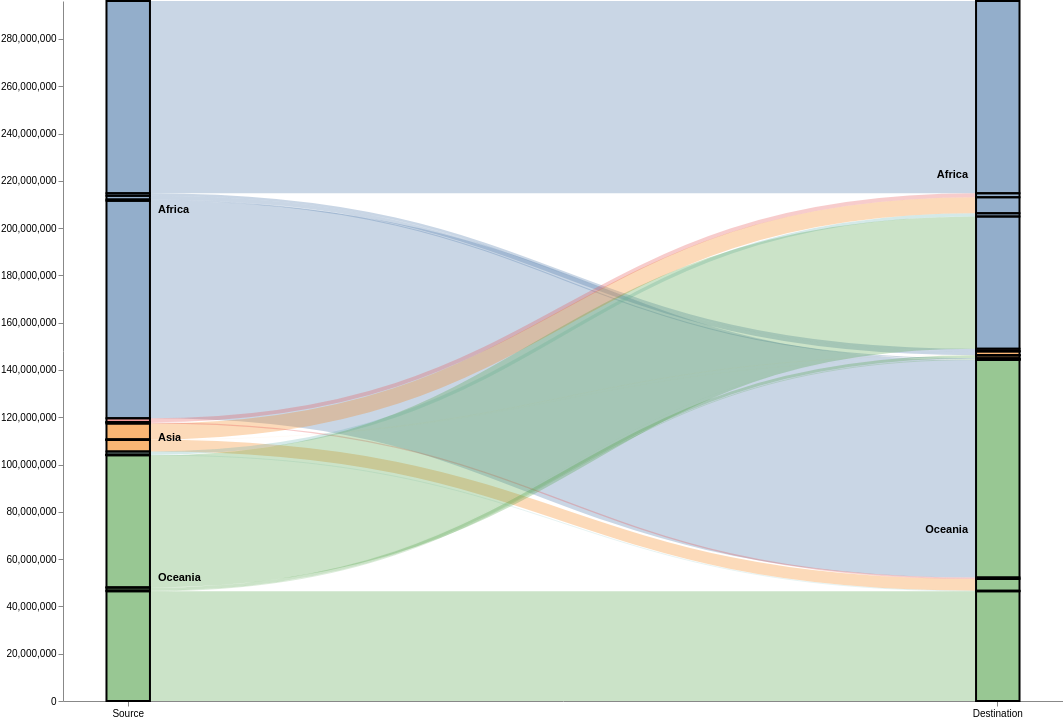

Vega-Lite specification for this chart:
### Vega specification from a JSON file in a GitHub repository (floating-point values rounded to 4 significant figures)
{"$schema": "https://vega.github.io/schema/vega/v5.2.json", "height": 700, "width": 1000, "data": [{"name": "rawData", "values": [{"key": {"stk1": "Africa", "stk2": "Africa"}, "doc_count": 81319501}, {"key": {"stk1": "Africa", "stk2": "Asia"}, "doc_count": 1608138}, {"key": {"stk1": "Africa", "stk2": "Americas"}, "doc_count": 1069668}, {"key": {"stk1": "Africa", "stk2": "Europe"}, "doc_count": 435792}, {"key": {"stk1": "Africa", "stk2": "Oceania"}, "doc_count": 92053160}, {"key": {"stk1": "Asia", "stk2": "Africa"}, "doc_count": 6801637}, {"key": {"stk1": "Asia", "stk2": "Asia"}, "doc_count": 41855}, {"key": {"stk1": "Asia", "stk2": "Americas"}, "doc_count": 6522}, {"key": {"stk1": "Asia", "stk2": "Europe"}, "doc_count": 16582}, {"key": {"stk1": "Asia", "stk2": "Oceania"}, "doc_count": 4952322}, {"key": {"stk1": "Americas", "stk2": "Africa"}, "doc_count": 1644110}, {"key": {"stk1": "Americas", "stk2": "Asia"}, "doc_count": 3949}, {"key": {"stk1": "Americas", "stk2": "Europe"}, "doc_count": 739}, {"key": {"stk1": "Americas", "stk2": "Oceania"}, "doc_count": 573946}, {"key": {"stk1": "Europe", "stk2": "Africa"}, "doc_count": 1401818}, {"key": {"stk1": "Europe", "stk2": "Asia"}, "doc_count": 5160}, {"key": {"stk1": "Europe", "stk2": "Europe"}, "doc_count": 497}, {"key": {"stk1": "Europe", "stk2": "Oceania"}, "doc_count": 239092}, {"key": {"stk1": "Oceania", "stk2": "Africa"}, "doc_count": 55922397}, {"key": {"stk1": "Oceania", "stk2": "Asia"}, "doc_count": 1225981}, {"key": {"stk1": "Oceania", "stk2": "Americas"}, "doc_count": 14887}, {"key": {"stk1": "Oceania", "stk2": "Europe"}, "doc_count": 287844}, {"key": {"stk1": "Oceania", "stk2": "Oceania"}, "doc_count": 46439364}], "transform": [{"type": "formula", "expr": "datum.key.stk1", "as": "stk1"}, {"type": "formula", "expr": "datum.key.stk2", "as": "stk2"}, {"type": "formula", "expr": "datum.doc_count", "as": "size"}]}, {"name": "nodes", "source": "rawData", "transform": [{"type": "filter", "expr": "!groupSelector || groupSelector.stk1 == datum.stk1 || groupSelector.stk2 == datum.stk2"}, {"type": "formula", "expr": "datum.stk1+datum.stk2", "as": "key"}, {"type": "fold", "fields": ["stk1", "stk2"], "as": ["stack", "grpId"]}, {"type": "formula", "expr": "datum.stack == 'stk1' ? datum.stk1+' '+datum.stk2 : datum.stk2+' '+datum.stk1", "as": "sortField"}, {"type": "stack", "groupby": ["stack"], "sort": {"field": "sortField", "order": "descending"}, "field": "size"}, {"type": "formula", "expr": "(datum.y0+datum.y1)/2", "as": "yc"}]}, {"name": "groups", "source": "nodes", "transform": [{"type": "aggregate", "groupby": ["stack", "grpId"], "fields": ["size"], "ops": ["sum"], "as": ["total"]}, {"type": "stack", "groupby": ["stack"], "sort": {"field": "grpId", "order": "descending"}, "field": "total"}, {"type": "formula", "expr": "scale('y', datum.y0)", "as": "scaledY0"}, {"type": "formula", "expr": "scale('y', datum.y1)", "as": "scaledY1"}, {"type": "formula", "expr": "datum.stack == 'stk1'", "as": "rightLabel"}, {"type": "formula", "expr": "datum.total/domain('y')[1]", "as": "percentage"}]}, {"name": "destinationNodes", "source": "nodes", "transform": [{"type": "filter", "expr": "datum.stack == 'stk2'"}]}, {"name": "edges", "source": "nodes", "transform": [{"type": "filter", "expr": "datum.stack == 'stk1'"}, {"type": "lookup", "from": "destinationNodes", "key": "key", "fields": ["key"], "as": ["target"]}, {"type": "linkpath", "orient": "horizontal", "shape": "diagonal", "sourceY": {"expr": "scale('y', datum.yc)"}, "sourceX": {"expr": "scale('x', 'stk1') + bandwidth('x')"}, "targetY": {"expr": "scale('y', datum.target.yc)"}, "targetX": {"expr": "scale('x', 'stk2')"}}, {"type": "formula", "expr": "range('y')[0]-scale('y', datum.size)", "as": "strokeWidth"}, {"type": "formula", "expr": "datum.size/domain('y')[1]", "as": "percentage"}]}], "scales": [{"name": "x", "type": "band", "range": "width", "domain": ["stk1", "stk2"], "paddingOuter": 0.05, "paddingInner": 0.95}, {"name": "y", "type": "linear", "range": "height", "domain": {"data": "nodes", "field": "y1"}}, {"name": "color", "type": "ordinal", "range": "category", "domain": {"data": "rawData", "field": "stk1"}}, {"name": "stackNames", "type": "ordinal", "range": ["Source", "Destination"], "domain": ["stk1", "stk2"]}], "axes": [{"orient": "bottom", "scale": "x", "encode": {"labels": {"update": {"text": {"scale": "stackNames", "field": "value"}}}}}, {"orient": "left", "scale": "y"}], "marks": [{"type": "path", "name": "edgeMark", "from": {"data": "edges"}, "clip": true, "encode": {"update": {"stroke": [{"test": "groupSelector && groupSelector.stack=='stk1'", "scale": "color", "field": "stk2"}, {"scale": "color", "field": "stk1"}], "strokeWidth": {"field": "strokeWidth"}, "path": {"field": "path"}, "strokeOpacity": {"signal": "!groupSelector && (groupHover.stk1 == datum.stk1 || groupHover.stk2 == datum.stk2) ? 0.9 : 0.3"}, "zindex": {"signal": "!groupSelector && (groupHover.stk1 == datum.stk1 || groupHover.stk2 == datum.stk2) ? 1 : 0"}, "tooltip": {"signal": "datum.stk1 + ' → ' + datum.stk2 + '    ' + format(datum.size, ',.0f') + '   (' + format(datum.percentage, '.1%') + ')'"}}, "hover": {"strokeOpacity": {"value": 1}}}}, {"type": "rect", "name": "groupMark", "from": {"data": "groups"}, "encode": {"enter": {"fill": {"scale": "color", "field": "grpId"}, "width": {"scale": "x", "band": 1}}, "update": {"x": {"scale": "x", "field": "stack"}, "y": {"field": "scaledY0"}, "y2": {"field": "scaledY1"}, "fillOpacity": {"value": 0.6}, "tooltip": {"signal": "datum.grpId + '   ' + format(datum.total, ',.0f') + '   (' + format(datum.percentage, '.1%') + ')'"}}, "hover": {"fillOpacity": {"value": 1}}}}, {"type": "text", "from": {"data": "groups"}, "interactive": false, "encode": {"update": {"x": {"signal": "scale('x', datum.stack) + (datum.rightLabel ? bandwidth('x') + 8 : -8)"}, "yc": {"signal": "(datum.scaledY0 + datum.scaledY1)/2"}, "align": {"signal": "datum.rightLabel ? 'left' : 'right'"}, "baseline": {"value": "middle"}, "fontWeight": {"value": "bold"}, "text": {"signal": "abs(datum.scaledY0-datum.scaledY1) > 13 ? datum.grpId : ''"}}}}, {"type": "group", "data": [{"name": "dataForShowAll", "values": [{}], "transform": [{"type": "filter", "expr": "groupSelector"}]}], "encode": {"enter": {"xc": {"signal": "width/2"}, "y": {"value": 30}, "width": {"value": 80}, "height": {"value": 30}}}, "marks": [{"type": "group", "name": "groupReset", "from": {"data": "dataForShowAll"}, "encode": {"enter": {"cornerRadius": {"value": 6}, "fill": {"value": "#f5f5f5"}, "stroke": {"value": "#c1c1c1"}, "strokeWidth": {"value": 2}, "height": {"field": {"group": "height"}}, "width": {"field": {"group": "width"}}}, "update": {"opacity": {"value": 1}}, "hover": {"opacity": {"value": 0.7}}}, "marks": [{"type": "text", "interactive": false, "encode": {"enter": {"xc": {"field": {"group": "width"}, "mult": 0.5}, "yc": {"field": {"group": "height"}, "mult": 0.5, "offset": 2}, "align": {"value": "center"}, "baseline": {"value": "middle"}, "fontWeight": {"value": "bold"}, "text": {"value": "Show All"}}}}]}]}, {"type": "rect", "from": {"data": "nodes"}, "encode": {"enter": {"stroke": {"value": "#000"}, "strokeWidth": {"value": 2}, "width": {"scale": "x", "band": 1}, "x": {"scale": "x", "field": "stack"}, "y": {"field": "y0", "scale": "y"}, "y2": {"field": "y1", "scale": "y"}}}}], "signals": [{"name": "groupHover", "value": {}, "on": [{"events": "@groupMark:mouseover", "update": "{stk1:datum.stack=='stk1' && datum.grpId, stk2:datum.stack=='stk2' && datum.grpId}"}, {"events": "mouseout", "update": "{}"}]}, {"name": "groupSelector", "value": false, "on": [{"events": "@groupMark:click!", "update": "{stack:datum.stack, stk1:datum.stack=='stk1' && datum.grpId, stk2:datum.stack=='stk2' && datum.grpId}"}, {"events": [{"type": "click", "markname": "groupReset"}, {"type": "dblclick"}], "update": "false"}]}]}
